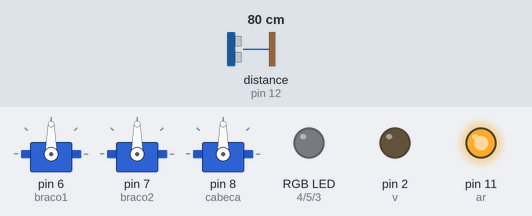
A sketch run on a simulated Arduino Uno, built with avr-gcc and run on an emulated ATmega328P. Parts: 3 × servo, an RGB LED mixed from three pins (HIGH = lit), output pins drawn as LEDs (lit = HIGH). Wiring (inferred from the names in the program): ultrasonic range finder: trigger pin 12; echo pin 12. Dashed ring = blinking. The test bench sets the inputs (shaded band); at power-on: distance to the obstacle (sensor on pin 12) 80 cm. The echo pulse lasts 58.3 µs per cm.

Above: at 1.2 s.
1.3 s: distance to the obstacle (sensor on pin 12) set to 17 cm
2.8 s: distance to the obstacle (sensor on pin 12) set to 14 cm
At 3.05 s:
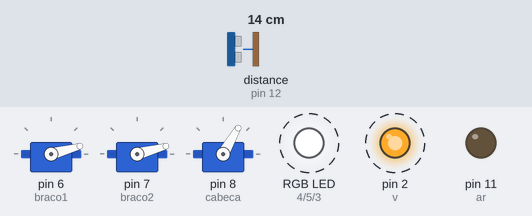
5.8 s: distance to the obstacle (sensor on pin 12) set to 18 cm
At 8.5 s:
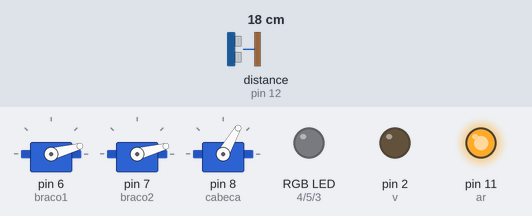
8.8 s: distance to the obstacle (sensor on pin 12) set to 2 cm
At 9.25 s:
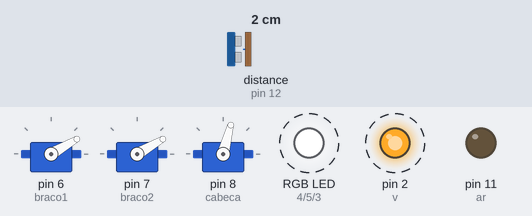
Timing chart, 0 to 12.8 s (numbered marks = the images above; inputs shaded):
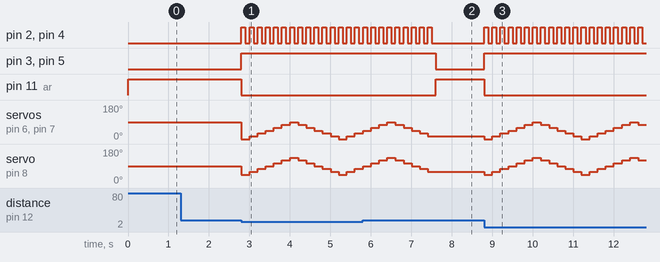

Measured:
- the behaviour switches between 16 and 15 cm on distance to the obstacle (sensor on pin 12) (found by bisection; images 0 and 1)
- after the input at 1.3 s, every drawn part: stays the same
- after the input at 2.8 s, pin 2 (v): alternates HIGH for 0.10 s and LOW for 0.10 s, starting at once; pin 3 (b): LOW → HIGH at once
- after the input at 5.8 s, pin 2 (v), pin 4 (r): goes on until 7.5 s, then stays LOW; pin 3 (b), pin 5 (g): HIGH → LOW after 1.8 s; pin 11 (ar): LOW → HIGH after 1.8 s; servo on pin 6 (braco1), servo on pin 7 (braco2): goes on until 7.4 s, then stays 15°; servo on pin 8 (cabeca): goes on until 7.4 s, then stays 60°
- after the input at 8.8 s, pin 2 (v): alternates HIGH for 0.10 s and LOW for 0.10 s, starting at once; pin 3 (b): LOW → HIGH at once

The sketch:

wall-ti.ino
```cpp
/* Observações:
 * As LED's usadas no projeto são de ânodo comum, portanto, apresentam a lógica inversa de ativação comparadas às leds mais usuais
 * O sensor ultrassônico utilizado é do tipo ping que usa apenas uma porta como echo e trigger.
*/
//Include da biblioteca dos servos motores
#include <Servo.h>

//Declaração dos objetos do tipo Servo que controlarão os motores
Servo braco1;
Servo braco2;
Servo cabeca;

//Declaração do pino do sensor ultrassônico
int sensor = 12;
//Pino que ativa o segundo arduino responsável pelo áudio
int ar = 11;
//Pinos dos vermelhos, do azul e do verde das LEDs RGB
int v = 2;
int r = 4;
int b = 3;
int g = 5;

int p = 0;

void setup() {
  //Definição de tipo de pino das LEDs e do pino de comunicação com o segundo arduino (todos saída/escrita)
  pinMode(ar, OUTPUT);
  pinMode(g, OUTPUT);
  pinMode(r, OUTPUT);
  pinMode(b, OUTPUT);
  pinMode(v, OUTPUT);

  //Definição de qual pino cada objeto Servo irá controlar
  braco1.attach(6);
  braco2.attach(7);
  cabeca.attach(8);
}

void loop() {
  //Mantém o pino ligado ao outro arduino no nível lógico alto desativando a função de áudio
  digitalWrite(ar, HIGH);

  //Liga os pinos azul e verde das LEDs
  digitalWrite(g, LOW);
  digitalWrite(b, LOW);

  //Ativa o gatilho do sensor que manda uma onda ultrassônica e lê a quantidade de microssegundos que a onda demorou para ir e voltar
  long tempo, cm;
  pinMode(sensor, OUTPUT);
  digitalWrite(sensor, LOW);
  delayMicroseconds(10);
  digitalWrite(sensor, HIGH);
  delayMicroseconds(10);
  digitalWrite(sensor, LOW);
  pinMode(sensor, INPUT);
  tempo = pulseIn(sensor, HIGH);

  //Transforma a quantidade de tempo que a onda demorou em seu trajeto em distância (centímetros)
  cm = microsecondsToCentimeters(tempo);

  //Checa se o obstáculo mais próximo está a pelo menos 15 centímetros
  if ( cm < 15 && cm!=0 ) {

    //Escreve na saída ligada ao outro arduino nível lógico baixo, ativando a função de áudio do segundo arduino
    digitalWrite(ar, LOW);

    //Desliga as LEDs azul e verde
    digitalWrite(g, HIGH);
    digitalWrite(b, HIGH);

    //Laço responsável por mover os braços de 0 até 90 graus e a cabeça de 45 até 135 graus
    for (p = 0; p < 90; p += 15)
    {
      braco1.write(p);
      braco2.write(p);
      cabeca.write(p+45);
      //Pisca as LEDs vermelhas
      digitalWrite(r, HIGH);
      digitalWrite(v, HIGH);
      delay(100);
      digitalWrite(r, LOW);
      digitalWrite(v, LOW);
      delay(100);
    }


  //Laço responsável por mover os braços de 90 até 0 graus e a cabeça de 135 até 45 graus
    for (p = 90; p > 0; p -= 15)
    {
      braco1.write(p);
      braco2.write(p);
      cabeca.write(p+45);
      //Pisca as LEDs vermelhas
      digitalWrite(r, HIGH);
      digitalWrite(v, HIGH);
      delay(100);
      digitalWrite(r, LOW);
      digitalWrite(v, LOW);
      delay(100);
    }

  }

}

//Função responsável por transformar o tempo de viagem da onda em centímetros
long microsecondsToCentimeters(long microseconds) {
  return microseconds /  29 / 2;
}
```
